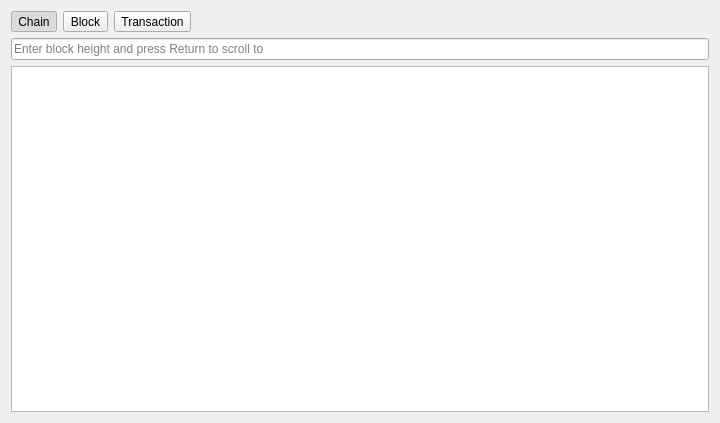
<?xml version="1.0" encoding="UTF-8"?>
<ui version="4.0">
 <class>BlockchainPage</class>
 <widget class="QWidget" name="BlockchainPage">
  <property name="geometry">
   <rect>
    <x>0</x>
    <y>0</y>
    <width>720</width>
    <height>423</height>
   </rect>
  </property>
  <property name="windowTitle">
   <string>Blochain Info page</string>
  </property>
  <layout class="QGridLayout" name="gridLayout">
   <item row="0" column="2">
    <widget class="QToolButton" name="buttonTx">
     <property name="text">
      <string>Transaction</string>
     </property>
     <property name="checkable">
      <bool>true</bool>
     </property>
     <property name="autoExclusive">
      <bool>true</bool>
     </property>
    </widget>
   </item>
   <item row="0" column="3">
    <spacer name="horizontalSpacer">
     <property name="orientation">
      <enum>Qt::Horizontal</enum>
     </property>
     <property name="sizeHint" stdset="0">
      <size>
       <width>40</width>
       <height>20</height>
      </size>
     </property>
    </spacer>
   </item>
   <item row="0" column="0">
    <widget class="QToolButton" name="buttonChain">
     <property name="text">
      <string>Chain</string>
     </property>
     <property name="checkable">
      <bool>true</bool>
     </property>
     <property name="checked">
      <bool>true</bool>
     </property>
     <property name="autoExclusive">
      <bool>true</bool>
     </property>
    </widget>
   </item>
   <item row="0" column="1">
    <widget class="QToolButton" name="buttonBlock">
     <property name="text">
      <string>Block</string>
     </property>
     <property name="checkable">
      <bool>true</bool>
     </property>
     <property name="autoExclusive">
      <bool>true</bool>
     </property>
    </widget>
   </item>
   <item row="1" column="0" colspan="4">
    <widget class="QStackedWidget" name="tabs">
     <property name="currentIndex">
      <number>0</number>
     </property>
     <widget class="QWidget" name="pageChain">
      <layout class="QGridLayout" name="gridLayout_2">
       <property name="leftMargin">
        <number>0</number>
       </property>
       <property name="topMargin">
        <number>0</number>
       </property>
       <property name="rightMargin">
        <number>0</number>
       </property>
       <property name="bottomMargin">
        <number>0</number>
       </property>
       <item row="1" column="0">
        <widget class="QTreeView" name="blockchainView">
         <property name="alternatingRowColors">
          <bool>true</bool>
         </property>
         <property name="verticalScrollMode">
          <enum>QAbstractItemView::ScrollPerPixel</enum>
         </property>
         <property name="rootIsDecorated">
          <bool>false</bool>
         </property>
         <property name="uniformRowHeights">
          <bool>true</bool>
         </property>
         <property name="itemsExpandable">
          <bool>false</bool>
         </property>
         <property name="allColumnsShowFocus">
          <bool>true</bool>
         </property>
        </widget>
       </item>
       <item row="0" column="0">
        <widget class="QLineEdit" name="lineJumpToBlock">
         <property name="placeholderText">
          <string>Enter block height and press Return to scroll to</string>
         </property>
        </widget>
       </item>
      </layout>
     </widget>
     <widget class="QWidget" name="pageBlock">
      <layout class="QGridLayout" name="gridLayout_3">
       <property name="leftMargin">
        <number>0</number>
       </property>
       <property name="topMargin">
        <number>0</number>
       </property>
       <property name="rightMargin">
        <number>0</number>
       </property>
       <property name="bottomMargin">
        <number>0</number>
       </property>
       <item row="1" column="0">
        <widget class="QTreeWidget" name="blockValues">
         <property name="alternatingRowColors">
          <bool>true</bool>
         </property>
         <property name="rootIsDecorated">
          <bool>false</bool>
         </property>
         <property name="uniformRowHeights">
          <bool>true</bool>
         </property>
         <property name="itemsExpandable">
          <bool>false</bool>
         </property>
         <property name="allColumnsShowFocus">
          <bool>true</bool>
         </property>
         <column>
          <property name="text">
           <string>Property</string>
          </property>
         </column>
         <column>
          <property name="text">
           <string>Value</string>
          </property>
         </column>
        </widget>
       </item>
       <item row="0" column="0">
        <widget class="QLineEdit" name="lineFindBlock">
         <property name="placeholderText">
          <string>Enter block height or hash and press Return to see details</string>
         </property>
        </widget>
       </item>
      </layout>
     </widget>
     <widget class="QWidget" name="pageTx">
      <layout class="QGridLayout" name="gridLayout_4">
       <property name="leftMargin">
        <number>0</number>
       </property>
       <property name="topMargin">
        <number>0</number>
       </property>
       <property name="rightMargin">
        <number>0</number>
       </property>
       <property name="bottomMargin">
        <number>0</number>
       </property>
       <item row="0" column="0">
        <widget class="QLineEdit" name="lineTx">
         <property name="placeholderText">
          <string>Paste transaction hash to see details</string>
         </property>
        </widget>
       </item>
       <item row="1" column="0">
        <widget class="QWidget" name="txDetails" native="true"/>
       </item>
      </layout>
     </widget>
    </widget>
   </item>
  </layout>
 </widget>
 <resources/>
 <connections/>
</ui>
